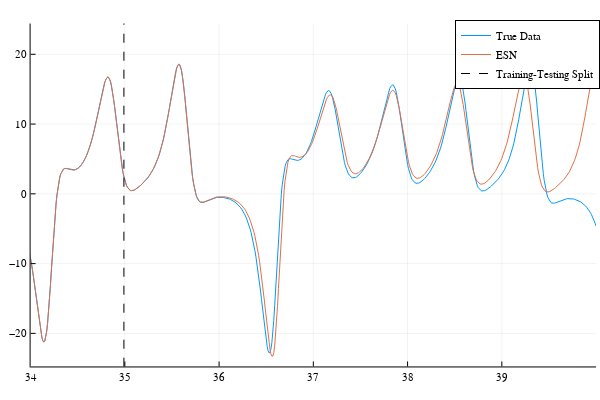

The notebook cell saved with this chart:
### Markdown cell above
## Testing
To evaluate the performance of the training, let's run the ESN in 'close loop' config and compare it with the original signal.

### Code cell
##  Testing the Echo State Network
# Testing stage: Running the ESN in closed-loop from t=washout_size+train_size+1 to t=washout_size+train_size+test_size
close_loop!(r,W,W_in,b,data[:,washout_size+train_size],Wout,washout_size+train_size+1,washout_size+train_size+test_size)
pred = Wout*r

plotting_dim = 2
plot_idx = test_idx[1]-100:test_idx[end]
plot.scatter(x = tdata[plot_idx],y = data[plotting_dim,plot_idx], name = "True Data").
  scatter(x = tdata[plot_idx],y =pred[plotting_dim,plot_idx], name = "ESN").
  scatter(x = test_idx[1]*ones(2),y=[-25.0,25.0],name = "Training-Testing Split")

### Figure 1 — Plotly figure (JSON) as saved in the notebook; plotly's stock layout.template omitted (floating-point values rounded to 4 significant figures; data arrays with more than 128 entries replaced by an {"elided": "..."} marker saying what was removed)
{"data": [{"colorbar": {"len": 0.9525, "title": "", "x": 0.9934, "y": 0.5139}, "legendgroup": "True Data", "line": {"color": "rgba(0, 154, 250, 1.000)", "dash": "solid", "shape": "linear", "width": 1}, "mode": "lines", "name": "True Data", "showlegend": true, "type": "scatter", "x": {"elided": "4001 float values"}, "xaxis": "x", "y": {"elided": "4001 float values"}, "yaxis": "y"}, {"colorbar": {"len": 0.9525, "title": "", "x": 0.9934, "y": 0.5139}, "legendgroup": "ESN", "line": {"color": "rgba(227, 111, 71, 1.000)", "dash": "solid", "shape": "linear", "width": 1}, "mode": "lines", "name": "ESN", "showlegend": true, "type": "scatter", "x": {"elided": "4001 float values"}, "xaxis": "x", "y": {"elided": "4001 float values"}, "yaxis": "y"}, {"colorbar": {"len": 0.9525, "title": "", "x": 0.9934, "y": 0.5139}, "legendgroup": "Training-Testing Split", "line": {"color": "rgba(0, 0, 0, 1.000)", "dash": "dash", "shape": "linear", "width": 1}, "mode": "lines", "name": "Training-Testing Split", "showlegend": true, "type": "scatter", "x": [34.99, 34.99], "xaxis": "x", "y": [-4940.0, 4939.0], "yaxis": "y"}], "layout": {"annotations": [], "height": 400, "legend": {"bgcolor": "rgba(255, 255, 255, 1.000)", "bordercolor": "rgba(0, 0, 0, 1.000)", "borderwidth": 1, "font": {"color": "rgba(0, 0, 0, 1.000)", "family": "sans-serif", "size": 11}, "title": {"font": {"color": "rgba(0, 0, 0, 1.000)", "family": "sans-serif", "size": 15}, "text": ""}, "tracegroupgap": 0, "traceorder": "normal", "x": 1, "xanchor": "auto", "y": 1, "yanchor": "auto"}, "margin": {"b": 20, "l": 0, "r": 0, "t": 20}, "paper_bgcolor": "rgba(255, 255, 255, 1.000)", "plot_bgcolor": "rgba(255, 255, 255, 1.000)", "showlegend": true, "width": 600, "xaxis": {"anchor": "y", "domain": [0.05101, 0.9934], "gridcolor": "rgba(0, 0, 0, 0.100)", "gridwidth": 0.5, "linecolor": "rgba(0, 0, 0, 1.000)", "mirror": false, "range": [34, 40], "showgrid": true, "showline": true, "showticklabels": true, "tickangle": 0, "tickcolor": "rgb(0, 0, 0)", "tickfont": {"color": "rgba(0, 0, 0, 1.000)", "family": "sans-serif", "size": 11}, "tickmode": "array", "ticks": "inside", "ticktext": ["34", "35", "36", "37", "38", "39", "40"], "tickvals": [34, 35, 36, 37, 38, 39, 40], "title": "", "titlefont": {"color": "rgba(0, 0, 0, 1.000)", "family": "sans-serif", "size": 15}, "type": "-", "visible": true, "zeroline": false, "zerolinecolor": "rgba(0, 0, 0, 1.000)"}, "yaxis": {"anchor": "x", "domain": [0.03762, 0.9902], "gridcolor": "rgba(0, 0, 0, 0.100)", "gridwidth": 0.5, "linecolor": "rgba(0, 0, 0, 1.000)", "mirror": false, "range": [-24.74, 24.41], "showgrid": true, "showline": true, "showticklabels": true, "tickangle": 0, "tickcolor": "rgb(0, 0, 0)", "tickfont": {"color": "rgba(0, 0, 0, 1.000)", "family": "sans-serif", "size": 11}, "tickmode": "array", "ticks": "inside", "ticktext": ["−20", "−10", "0", "10", "20"], "tickvals": [-20, -10, 0, 10, 20], "title": "", "titlefont": {"color": "rgba(0, 0, 0, 1.000)", "family": "sans-serif", "size": 15}, "type": "-", "visible": true, "zeroline": false, "zerolinecolor": "rgba(0, 0, 0, 1.000)"}}}
